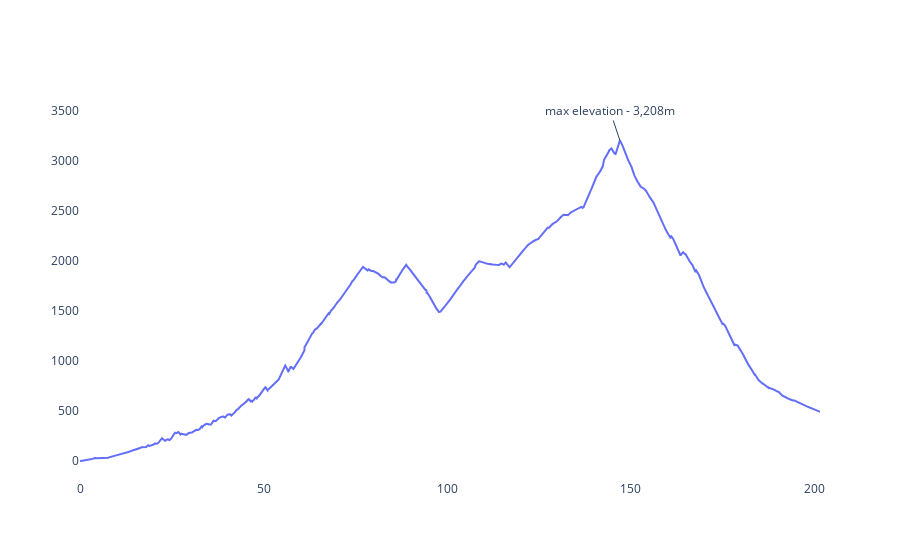

The notebook cell saved with this chart:
### Code cell
fig = go.Figure()

fig.add_trace(go.Line(x=route_df['cum_distance']/1000,y=route_df['cum_elevation']))
fig.update_layout(plot_bgcolor='white')
fig.add_annotation(text="max elevation - 3,208m",x=147,y=route_df['cum_elevation'].max())
fig.show()

### Figure 1 — Plotly figure (JSON) as saved in the notebook; plotly's stock layout.template omitted (floating-point values rounded to 4 significant figures; data arrays with more than 128 entries replaced by an {"elided": "..."} marker saying what was removed)
{"data": [{"type": "scatter", "x": {"elided": "45801 float values"}, "y": {"elided": "45801 float values"}}], "layout": {"annotations": [{"text": "max elevation - 3,208m", "x": 147, "y": 3201.0}], "plot_bgcolor": "white"}}
